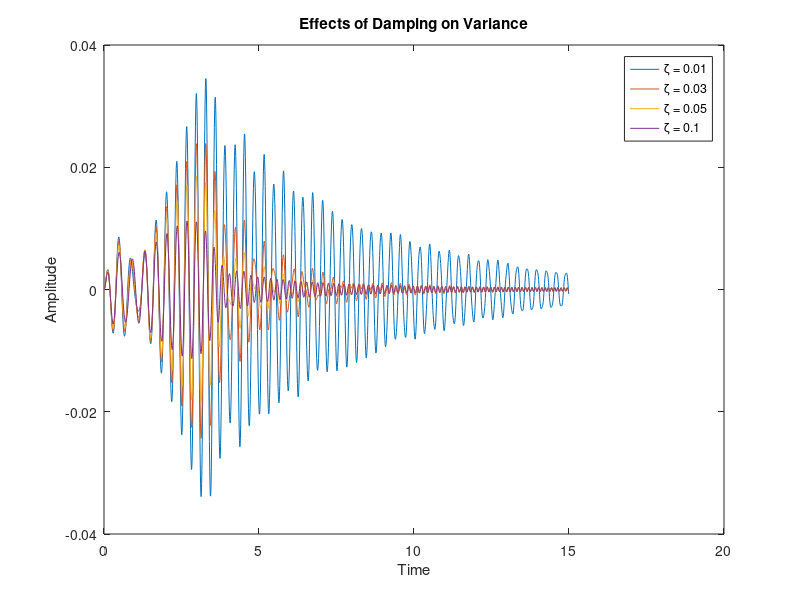

Here is the MATLAB script that generated this plot: (Note: this script raises an error after producing the figure.)
M = 1;
K = 4e2;
gamma = 0.01;


Fs = 100;            % Sampling frequency            
fsin = 5;
T = 1/Fs;             % Sampling period       
L = 1500;             % Length of signal
tspan = (0:L-1)*T;        % Time vector
b=1


c = gamma*2*((K*M)^0.5);
A = [0 1
    -K/M -c/M]
v = [0 1*b]';
B = [0;1]

% Initial Conditions
u= [0.00;0];

% Derivative Function
fmin=15;fmax=25;
PA.u=@(t) cos((fmin+(fmax-fmin)/2*t/tspan(end))*t); % Q2.2 2. No Leakage
%PA.u= @(t) sin(198*pi*2*t); % Q2.2 2. Leakage
der = @(t,x) A*x + v*(PA.u(t)); % Q2
%der = @(t,x) A*x + v'*u; % Q1


% Response

[ti,yl] = ode45(der, tspan, u)
%ind=(ti>6); ti=ti(ind); yl=yl(ind,:); % Truncation

%plot(ti, yl(:,1));
%hold on 
%% vectorized
close all; clear all; clc;
M = 1;
K = 4e2;


Fs = 100;            % Sampling frequency            
fsin = 5;
T = 1/Fs;             % Sampling period       
L = 1500;             % Length of signal
tspan = (0:L-1)*T;        % Time vector
b=1;
gamma = [0.01 0.03 0.05 0.1];

yl = zeros(length(tspan), length(gamma)*2);
ti = zeros(length(tspan), length(gamma));
ft = zeros(length(tspan), length(gamma));
vari = [];
u= [0.00;0];
v = [0;1];
B = [0;1];
fmin=2*pi*2;fmax=2*pi*10;
PA.u=@(t) cos((fmin+(fmax-fmin)/2*t/tspan(end))*t); % Q2.2 2. No Leakage

for i=1:length(gamma)
    c = gamma(i)*2*((K*M)^0.5);
    A = [0 1
        -K/M -c/M];
 
 

% Initial Conditions


% Derivative Function
%PA.u= @(t) sin(198*pi*2*t); % Q2.2 2. Leakage
    der = @(t,x) A*x + v*(PA.u(t)); % Q2
%der = @(t,x) A*x + v'*u; % Q1


% Response

    [ti(:,i),yl(:, 2*i-1:2*i)] = ode45(der, tspan, u);
%ind=(ti>6); ti=ti(ind); yl=yl(ind,:); % Truncation

    plot(ti(:,i), yl(:,2*i-1));
%hold on 
% FFT

    ft(:,i) = fft(yl(:,2*i-1));


% % Plot Fourier Transform
% P2 = abs(ft/L);
% P1 = P2(1:L/2+1);
% P1(2:end-1) = 2*P1(2:end-1);
% 
% f = Fs*(0:(L/2))/L;
% plot(f,P1)
% hold on;


    N=size(ft,1);
    freq=0 : 1 /(N*T) : (N-1)/N/T;
    
    %plot(freq,(abs(ft(:,i))));
    hold on;
    vari(end+1) = var(yl(:,2*i-1));
end
legend('\zeta = 0.01', '\zeta = 0.03', '\zeta = 0.05', '\zeta = 0.1');
%xlabel('Frequency')
xlabel('Time')
ylabel('Amplitude');
title('Effects of Damping on Variance')
zeta = gamma
vari
%%
M = 1;
K = 4e2;
gamma = 0.05;

Fs = 100;            % Sampling frequency            
fsin = 5;
T = 1/Fs;             % Sampling period       
L = 1500;             % Length of signal
tspan = (0:L-1)*T;



c = gamma*2*((K*M)^0.5);
A = [0 1
    -K/M -c/M]

B = [0;1]

Yo=[0 ; 0];

PA=struct('A', A ,'B',[0;1],'u',[]);
fmin=15;fmax=25;PA.u=@(t) cos((fmin+(fmax-fmin)/2*t/tspan(end))*t);
der = @(t,x) PA.A*x + B*(PA.u(t)); % Q2
%der = @(t,x) A*x + v'*u; % Q1


% Response

[ti,yl] = ode45(der, tspan, PA.u)
